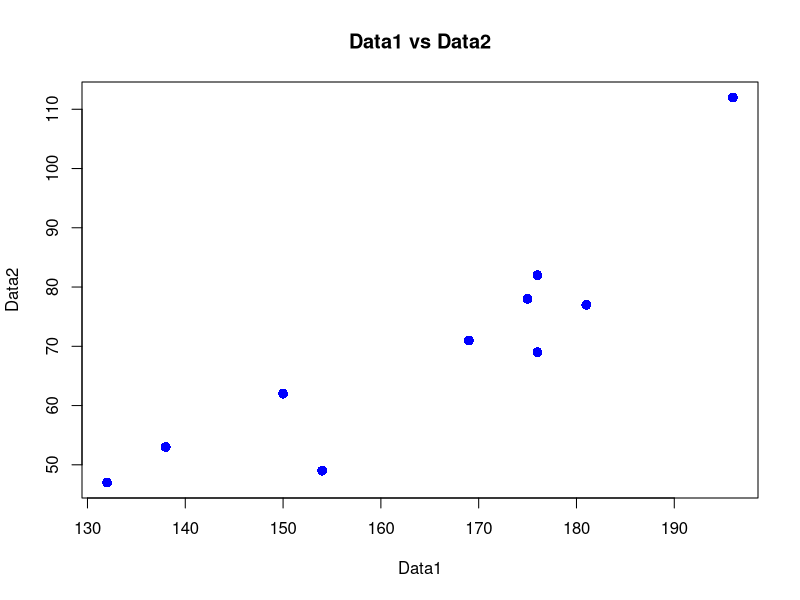
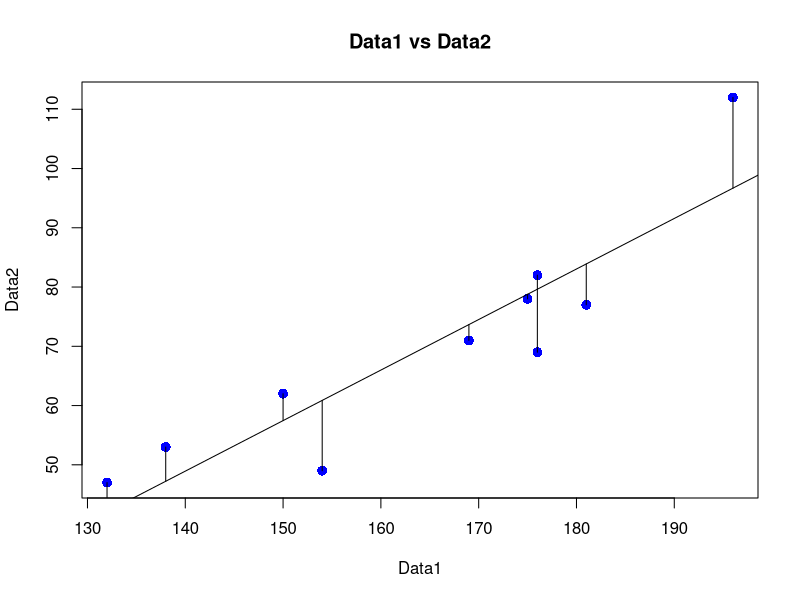
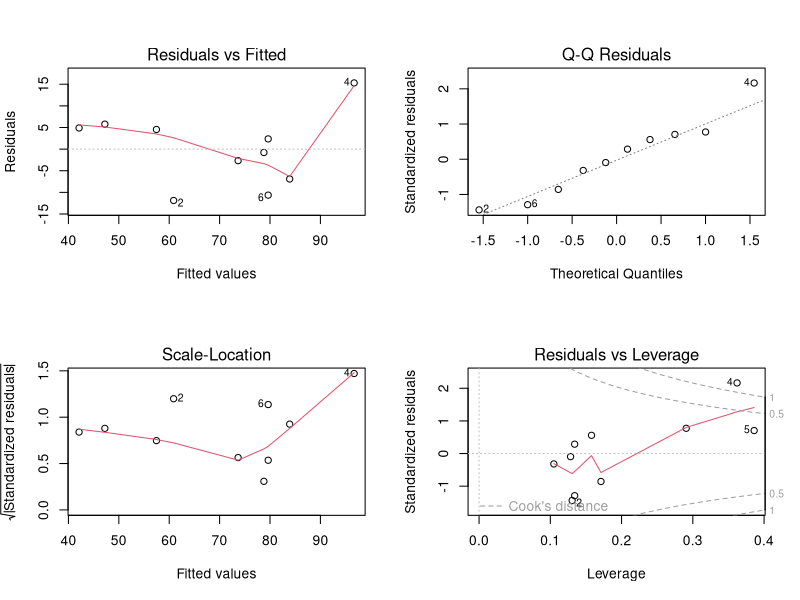

Generate these figures, in order, with R:
#Simple Regression Model in R

#Open the .csv file
df <- read.csv("test.csv")
head(df)

#Plot the values in the file
plot(df$Data1, df$Data2, pch = 16, cex = 1.3, col = "blue", 
     main = "Data1 vs Data2", 
     xlab = "Data1", 
     ylab = "Data2")

#Create the linear regression model
lm(df$Data1 ~ df$Data2)

#Generate the Regression line
abline(98.0054, 0.9528)

#Create the model
model <-  lm(df$Data2 ~ df$Data1)

#View the model
summary(model)

# Predict possible results
prediction <- predict(model)
prediction

#Plot
plot(df$Data1, df$Data2, pch = 16, cex = 1.3, 
     col = "blue", 
     main = "Data1 vs Data2", 
     xlab = "Data1", 
     ylab = "Data2")

#Build the Regression line
abline(lm(df$Data2 ~ df$Data1))

# Get the size of one of the data samples
num <- length(df$Data2)
num

#Generate a graph with residual values
for (k in 1: num)  
  lines(c(df$Data1[k], df$Data1[k]), 
        c(df$Data2[k], prediction[k]))

#Generating graphs with the distribution of Residuals
par(mfrow = c(2,2))
plot(model)
